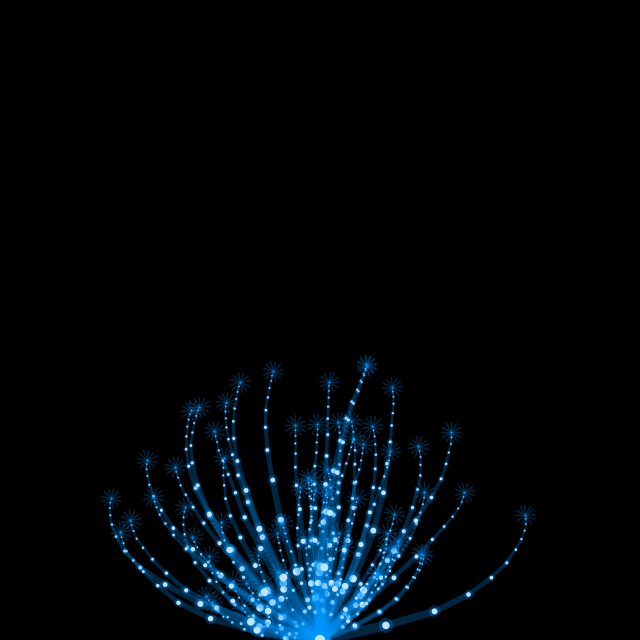
Frame 1 (no input)
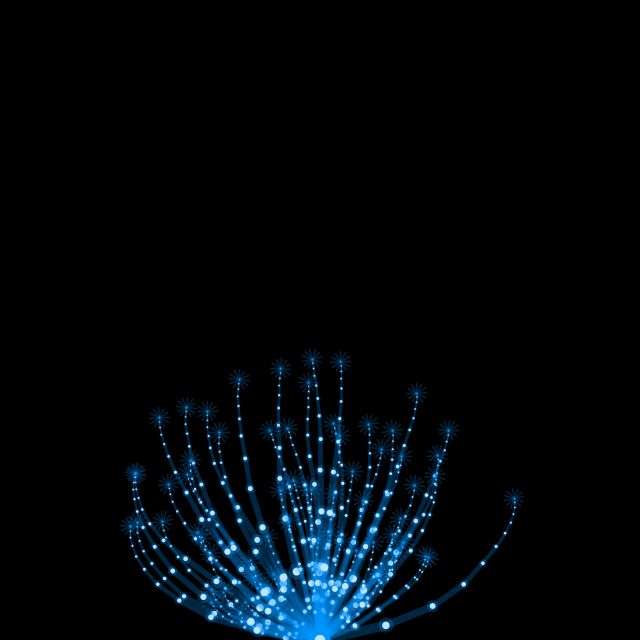
Frame 60 (the mouse pressed at the canvas centre just before this capture)
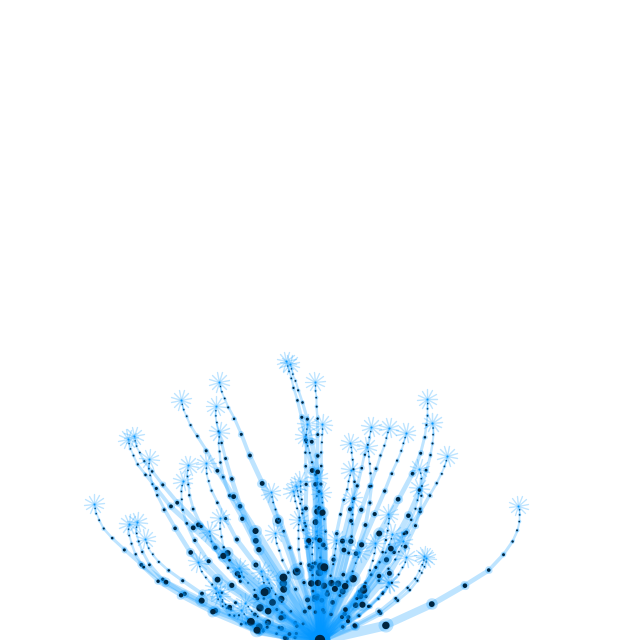
Frame 120 (the mouse held since frame 60 and released just before this capture)

The Processing sketch that drew these frames (run headless with seeded random() and noise(); from frame 60 on, the mouse is pressed at the canvas centre):

// Processing sketch: processing_158347
// ── processing_158347.pde

ArrayList branches = new ArrayList();
int fillColor = 255, backgroundColor = 0, maxSize = 65;
boolean doOnce = true;

void setup(){
  size(640, 640);
  stroke(0, 150, 255, 65);
  for(int i = 0; i < 65; i++){branches.add(new Branch());}
}

void draw(){
  background(backgroundColor);
  fill(fillColor);
  for(int i = 0; i < branches.size(); i++){
    Branch b = (Branch) branches.get(i);
    pushMatrix();
    translate(width/2, height);
    rotate(radians(b.startAngle));
    b.branch(b.segments);
    popMatrix();
  }
}

class Branch {
  float segments, startAngle, angle, theta, num;
  Branch(){
    segments = random(30, 100);
    startAngle = random(-90, 90);
    angle = map(startAngle, -90, 90, -10, 10);
  }
  
  void branch(float len){
    len *= 0.75;
    float t = map(len, 1, 70, 1, 10);
    theta = angle + sin(len+num) * 5;
    strokeWeight(t);
    //fill(0, 150, 255, 30);
    //bezier(0, 0, 0, t, -len/2, t, 0, -len);
    //bezier(0, 0, 0, t, len/2, t, 0, -len);
    line(0, 0, 0, -len);
    //fill(fillColor);
    ellipse(0, 0, t, t);
    translate(0, -len);
    if(len > 5){
      pushMatrix();
      rotate(radians(-theta));
      branch(len);
      popMatrix(); 
    }else{
      for(int i = 0; i < 360; i+=30){
        float x = sin(radians(i)) * 10;
        float y = cos(radians(i)) * 10;
        line(0, 0, x, y); 
      }
    }
    num += 0.003;
  }
}

void mousePressed(){
  if(doOnce && backgroundColor == 255){
    backgroundColor = 0;
    fillColor = 255;
    doOnce = false;
  }
  if(doOnce && backgroundColor == 0){
    backgroundColor = 255;
    fillColor = 0;
    doOnce = false;
  }
}
 
void mouseReleased(){
  doOnce = true;
}
